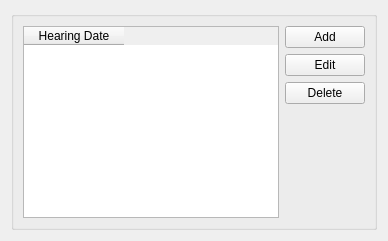
     <widget class="QWidget" name="tab_3">
      <attribute name="title">
       <string>Permanency Hearing</string>
      </attribute>
      <layout class="QGridLayout" name="gridLayout_6">
       <item row="0" column="0">
        <widget class="QGroupBox" name="periodic_review_group_box_2">
         <property name="title">
          <string/>
         </property>
         <layout class="QHBoxLayout" name="horizontalLayout_25">
          <item>
           <widget class="QTableWidget" name="permanency_hearings_table">
            <property name="editTriggers">
             <set>QAbstractItemView::NoEditTriggers</set>
            </property>
            <property name="selectionMode">
             <enum>QAbstractItemView::SingleSelection</enum>
            </property>
            <property name="selectionBehavior">
             <enum>QAbstractItemView::SelectRows</enum>
            </property>
            <column>
             <property name="text">
              <string>Hearing Date</string>
             </property>
            </column>
           </widget>
          </item>
          <item>
           <layout class="QVBoxLayout" name="verticalLayout_24">
            <item>
             <widget class="QPushButton" name="permanency_hearing_add_button">
              <property name="text">
               <string>Add</string>
              </property>
              <property name="autoDefault">
               <bool>false</bool>
              </property>
             </widget>
            </item>
            <item>
             <widget class="QPushButton" name="permanency_hearing_edit_button">
              <property name="text">
               <string>Edit</string>
              </property>
              <property name="autoDefault">
               <bool>false</bool>
              </property>
             </widget>
            </item>
            <item>
             <widget class="QPushButton" name="permanency_hearing_delete_button">
              <property name="text">
               <string>Delete</string>
              </property>
              <property name="autoDefault">
               <bool>false</bool>
              </property>
             </widget>
            </item>
            <item>
             <spacer name="verticalSpacer_8">
              <property name="orientation">
               <enum>Qt::Vertical</enum>
              </property>
              <property name="sizeHint" stdset="0">
               <size>
                <width>20</width>
                <height>40</height>
               </size>
              </property>
             </spacer>
            </item>
           </layout>
          </item>
         </layout>
        </widget>
       </item>
      </layout>
     </widget>
